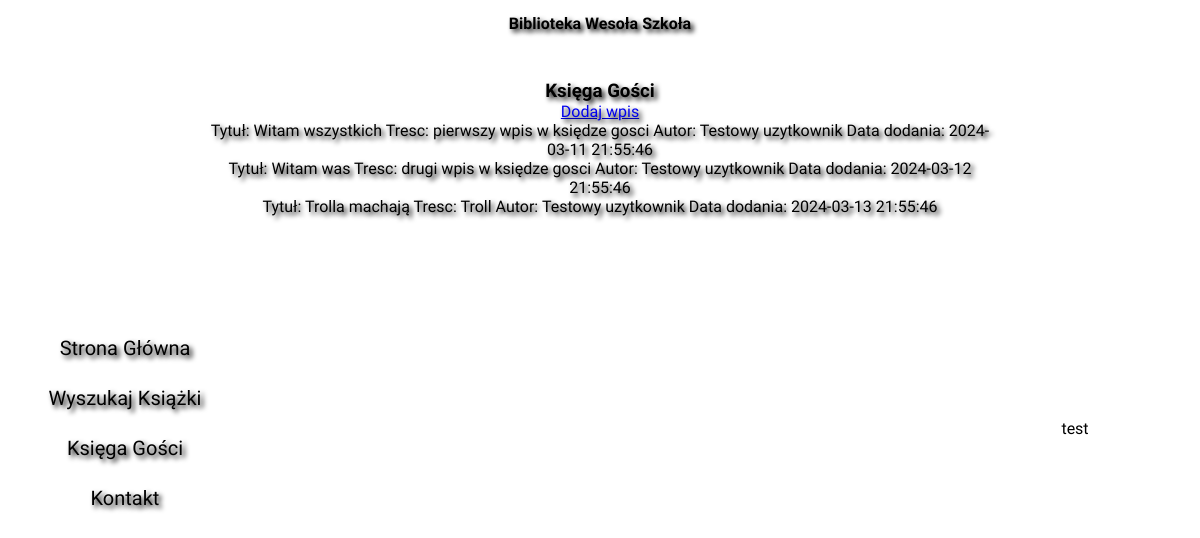
/FO/index.php?id=searchGuests, run on the app's committed database.
### tables this page shows
CREATE TABLE `guestbook` (
  `id_guestbook` int(11) NOT NULL,
  `title` varchar(255) NOT NULL,
  `text` longtext NOT NULL,
  `author` varchar(255) NOT NULL,
  `data` datetime NOT NULL,
  `active` tinyint(1) NOT NULL
);

### DB/db_connection.php (called while the page is built, shortened)
<?php
class db_connection{
    var $host = "localhost";
    var $dbname = "wiai";
    var $username = "root";
    var $password = "";
    public function databaseConnect(){
        $con = mysqli_connect($this->host, $this->username, $this->password, $this->dbname);
        if(!$con){
            die("Connection failed: " . mysqli_connect_error());
        }
        else{
            $this->connect = $con;
        }
    }
}
?>

### DB/db_guestbook.php (called while the page is built, shortened)
<?php
include('db_connection.php');
class db_guestbook extends db_connection{
    function selectGuestbookActive(){
        $query = "SELECT `title`, `text`, `author`, `data` FROM `guestbook` WHERE `active` = 1";
        $data = mysqli_query($this->connect, $query);
	    if (mysqli_num_rows($data) > 0) {
            return $data;
        }
    }
}
?>

### FO/guestbook.php (the view, shortened to what this page needs)
<div id="searchGuests" class="search-container">
    <h3>Księga Gości</h3>
    <a class="przycisk" href="./index.php?id=addGuestbookEntry">Dodaj wpis</a>
    <?php
        include('../DB/db_guestbook.php');
        $baza = new db_guestbook();
        $baza->databaseConnect();
        $data = $baza->selectGuestbookActive();
        if (!empty($data)){
                while($row = mysqli_fetch_assoc($data))
                {
                    echo "<div id='aktywany_wpis'>Tytuł: ".$row['title']." Tresc: ".$row['text']." Autor: ".$row['author']." Data dodania: ".$row['data']."</div>";
                }
            }else {
                echo "<br><br>Brak Wpisów";
            }
        ?>
</div>

### FO/style.css (style rules this page uses)
* { margin: 0px; font-family: 'Playpen Sans', cursive; }
#searchBooks, #searchGuests, #contactInfo, #loginPage { margin-top: 2%; text-align: center; color: #000; text-shadow: 3px 3px 5px #000000; }

### data on the page
guestbook: title "Witam wszystkich", text "pierwszy wpis w księdze gosci", author "Testowy uzytkownik", data "2024-03-11 21:55:46"
guestbook: title "Witam was", text "drugi wpis w księdze gosci", author "Testowy uzytkownik", data "2024-03-12 21:55:46"
guestbook: title "Trolla machają", text "Troll", author "Testowy uzytkownik", data "2024-03-13 21:55:46"
